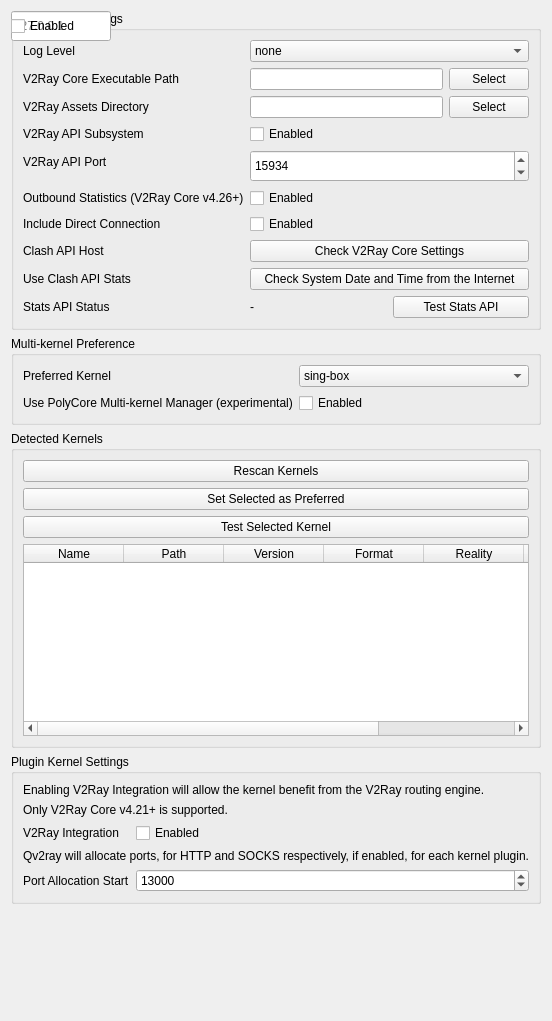
     <widget class="QWidget" name="kernelSettingsPage">
      <attribute name="title">
       <string>Kernel Settings</string>
      </attribute>
      <layout class="QVBoxLayout" name="verticalLayout_6">
       <item>
        <widget class="QGroupBox" name="vcoresettingsGroupBox">
         <property name="title">
          <string>V2Ray Core Settings</string>
         </property>
         <layout class="QFormLayout" name="formLayout_10">
          <item row="0" column="0">
           <widget class="QLabel" name="label">
            <property name="text">
             <string>Log Level</string>
            </property>
            <property name="textFormat">
             <enum>Qt::PlainText</enum>
            </property>
           </widget>
          </item>
          <item row="0" column="1">
           <widget class="QComboBox" name="logLevelComboBox">
            <property name="sizePolicy">
             <sizepolicy hsizetype="Minimum" vsizetype="Fixed">
              <horstretch>0</horstretch>
              <verstretch>0</verstretch>
             </sizepolicy>
            </property>
            <property name="minimumSize">
             <size>
              <width>150</width>
              <height>0</height>
             </size>
            </property>
            <item>
             <property name="text">
              <string>none</string>
             </property>
            </item>
            <item>
             <property name="text">
              <string>debug</string>
             </property>
            </item>
            <item>
             <property name="text">
              <string>info</string>
             </property>
            </item>
            <item>
             <property name="text">
              <string>warning</string>
             </property>
            </item>
            <item>
             <property name="text">
              <string>error</string>
             </property>
            </item>
           </widget>
          </item>
          <item row="1" column="0">
           <widget class="QLabel" name="label_46">
            <property name="text">
             <string>V2Ray Core Executable Path</string>
            </property>
            <property name="textFormat">
             <enum>Qt::PlainText</enum>
            </property>
           </widget>
          </item>
          <item row="1" column="1">
           <layout class="QHBoxLayout" name="horizontalLayout_3">
            <item>
             <widget class="QLineEdit" name="vCorePathTxt">
              <property name="placeholderText">
               <string/>
              </property>
             </widget>
            </item>
            <item>
             <widget class="QPushButton" name="selectVCoreBtn">
              <property name="text">
               <string>Select</string>
              </property>
             </widget>
            </item>
           </layout>
          </item>
          <item row="2" column="0">
           <widget class="QLabel" name="label_15">
            <property name="text">
             <string>V2Ray Assets Directory</string>
            </property>
            <property name="textFormat">
             <enum>Qt::PlainText</enum>
            </property>
           </widget>
          </item>
          <item row="2" column="1">
           <layout class="QHBoxLayout" name="horizontalLayout_7">
            <item>
             <widget class="QLineEdit" name="vCoreAssetsPathTxt"/>
            </item>
            <item>
             <widget class="QPushButton" name="selectVAssetBtn">
              <property name="text">
               <string>Select</string>
              </property>
             </widget>
            </item>
           </layout>
          </item>
          <item row="7" column="0" colspan="2">
           <widget class="QPushButton" name="checkVCoreSettings">
            <property name="text">
             <string>Check V2Ray Core Settings</string>
            </property>
           </widget>
          </item>
          <item row="8" column="0" colspan="2">
           <widget class="QPushButton" name="pushButton">
            <property name="text">
             <string>Check System Date and Time from the Internet</string>
            </property>
           </widget>
          </item>
          <item row="3" column="0">
           <widget class="QLabel" name="label_68">
            <property name="text">
             <string>V2Ray API Subsystem</string>
            </property>
            <property name="textFormat">
             <enum>Qt::PlainText</enum>
            </property>
           </widget>
          </item>
          <item row="3" column="1">
           <widget class="QCheckBox" name="enableAPI">
            <property name="text">
             <string>Enabled</string>
            </property>
           </widget>
          </item>
          <item row="4" column="0">
           <widget class="QLabel" name="label_8">
            <property name="text">
             <string>V2Ray API Port</string>
            </property>
            <property name="textFormat">
             <enum>Qt::PlainText</enum>
            </property>
           </widget>
          </item>
          <item row="4" column="1">
           <widget class="QSpinBox" name="statsPortBox">
            <property name="minimumSize">
             <size>
              <width>116</width>
              <height>32</height>
             </size>
            </property>
            <property name="minimum">
             <number>1024</number>
            </property>
            <property name="maximum">
             <number>65535</number>
            </property>
            <property name="value">
             <number>15934</number>
            </property>
           </widget>
          </item>
          <item row="7" column="0">
           <widget class="QLabel" name="label_apiHost">
            <property name="text">
             <string>Clash API Host</string>
            </property>
           </widget>
          </item>
          <item row="7" column="1">
           <widget class="QLineEdit" name="apiHostTxt">
            <property name="placeholderText">
             <string>127.0.0.1</string>
            </property>
           </widget>
          </item>
          <item row="8" column="0">
           <widget class="QLabel" name="label_useClashAPIStats">
            <property name="text">
             <string>Use Clash API Stats</string>
            </property>
           </widget>
          </item>
          <item row="8" column="1">
           <widget class="QCheckBox" name="useClashAPIStatsCB">
            <property name="text">
             <string>Enabled</string>
            </property>
           </widget>
          </item>
          <item row="9" column="0">
           <widget class="QLabel" name="label_apiStatus">
            <property name="text">
             <string>Stats API Status</string>
            </property>
           </widget>
          </item>
          <item row="9" column="1">
           <layout class="QHBoxLayout" name="horizontalLayout_api">
            <item>
             <widget class="QLabel" name="apiStatusLabel">
              <property name="text">
               <string>-</string>
              </property>
             </widget>
            </item>
            <item>
             <widget class="QPushButton" name="testApiBtn">
              <property name="text">
               <string>Test Stats API</string>
              </property>
             </widget>
            </item>
           </layout>
          </item>
          <item row="5" column="0">
           <widget class="QLabel" name="label_37">
            <property name="text">
             <string>Outbound Statistics (V2Ray Core v4.26+)</string>
            </property>
           </widget>
          </item>
          <item row="5" column="1">
           <widget class="QCheckBox" name="V2RayOutboundStatsCB">
            <property name="toolTip">
             <string>Currently:
- vmess/shadowsocks/socks/http will be treated as PROXY.
- freedom will be treated as DIRECT
- blackhole will be treated as BLOCK</string>
            </property>
            <property name="text">
             <string>Enabled</string>
            </property>
           </widget>
          </item>
          <item row="6" column="0">
           <widget class="QLabel" name="label_31">
            <property name="text">
             <string>Include Direct Connection</string>
            </property>
           </widget>
          </item>
          <item row="6" column="1">
           <widget class="QCheckBox" name="hasDirectStatisticsCB">
            <property name="text">
             <string>Enabled</string>
            </property>
           </widget>
          </item>
         </layout>
        </widget>
       </item>
       <item>
        <widget class="QGroupBox" name="kernelPreferredGroupBox">
         <property name="title">
          <string>Multi-kernel Preference</string>
         </property>
         <layout class="QFormLayout" name="formLayout_kernel">
          <item row="0" column="0">
           <widget class="QLabel" name="label_prefKernel">
            <property name="text">
             <string>Preferred Kernel</string>
            </property>
           </widget>
          </item>
          <item row="0" column="1">
           <widget class="QComboBox" name="preferredKernelCombo">
            <item><property name="text"><string>sing-box</string></property></item>
            <item><property name="text"><string>mihomo</string></property></item>
            <item><property name="text"><string>xray</string></property></item>
            <item><property name="text"><string>v2ray</string></property></item>
           </widget>
          </item>
          <item row="1" column="0">
           <widget class="QLabel" name="label_usePolyCore">
            <property name="text">
             <string>Use PolyCore Multi-kernel Manager (experimental)</string>
            </property>
           </widget>
          </item>
          <item row="1" column="1">
           <widget class="QCheckBox" name="usePolyCoreCB">
            <property name="text">
             <string>Enabled</string>
            </property>
           </widget>
          </item>
         </layout>
        </widget>
       </item>
       <item>
        <widget class="QGroupBox" name="kernelDetectedGroupBox">
         <property name="title">
          <string>Detected Kernels</string>
         </property>
         <layout class="QVBoxLayout" name="verticalLayout_kernelDetected">
          <item>
           <widget class="QPushButton" name="kernelRescanBtn">
            <property name="text">
             <string>Rescan Kernels</string>
            </property>
           </widget>
          </item>
          <item>
           <widget class="QPushButton" name="kernelSetPreferredBtn">
            <property name="text">
             <string>Set Selected as Preferred</string>
            </property>
           </widget>
          </item>
          <item>
           <widget class="QPushButton" name="testKernelBtn">
            <property name="text">
             <string>Test Selected Kernel</string>
            </property>
           </widget>
          </item>
          <item>
           <widget class="QTableWidget" name="kernelListTable">
            <column>
             <property name="text">
              <string>Name</string>
             </property>
            </column>
            <column>
             <property name="text">
              <string>Path</string>
             </property>
            </column>
            <column>
             <property name="text">
              <string>Version</string>
             </property>
            </column>
            <column>
             <property name="text">
              <string>Format</string>
             </property>
            </column>
            <column>
             <property name="text">
              <string>Reality</string>
             </property>
            </column>
            <column>
             <property name="text">
              <string>Anylts</string>
             </property>
            </column>
            <column>
             <property name="text">
              <string>Protocols</string>
             </property>
            </column>
           </widget>
          </item>
         </layout>
        </widget>
       </item>
       <item>
        <widget class="QGroupBox" name="groupBox_7">
         <property name="title">
          <string>Plugin Kernel Settings</string>
         </property>
         <layout class="QFormLayout" name="formLayout_6">
          <item row="0" column="0" colspan="2">
           <widget class="QLabel" name="label_62">
            <property name="text">
             <string>Enabling V2Ray Integration will allow the kernel benefit from the V2Ray routing engine.</string>
            </property>
            <property name="textFormat">
             <enum>Qt::PlainText</enum>
            </property>
           </widget>
          </item>
          <item row="2" column="0">
           <widget class="QLabel" name="label_57">
            <property name="text">
             <string>V2Ray Integration</string>
            </property>
            <property name="textFormat">
             <enum>Qt::PlainText</enum>
            </property>
           </widget>
          </item>
          <item row="2" column="1">
           <widget class="QCheckBox" name="pluginKernelV2RayIntegrationCB">
            <property name="toolTip">
             <string>If not checked, these features will be disabled:

Advanced Routing Settings
Bypass CN websites and IPs
Direct connection of Local LAN addresses
Custom DNS Settings</string>
            </property>
            <property name="text">
             <string>Enabled</string>
            </property>
           </widget>
          </item>
          <item row="3" column="0" colspan="2">
           <widget class="QLabel" name="label_63">
            <property name="text">
             <string>Qv2ray will allocate ports, for HTTP and SOCKS respectively, if enabled, for each kernel plugin.</string>
            </property>
            <property name="textFormat">
             <enum>Qt::PlainText</enum>
            </property>
           </widget>
          </item>
          <item row="4" column="0">
           <widget class="QLabel" name="label_58">
            <property name="text">
             <string>Port Allocation Start</string>
            </property>
            <property name="textFormat">
             <enum>Qt::PlainText</enum>
            </property>
           </widget>
          </item>
          <item row="4" column="1">
           <widget class="QSpinBox" name="pluginKernelPortAllocateCB">
            <property name="minimum">
             <number>1</number>
            </property>
            <property name="maximum">
             <number>65535</number>
            </property>
            <property name="value">
             <number>13000</number>
            </property>
           </widget>
          </item>
          <item row="1" column="0" colspan="2">
           <widget class="QLabel" name="label_64">
            <property name="text">
             <string>Only V2Ray Core v4.21+ is supported.</string>
            </property>
            <property name="textFormat">
             <enum>Qt::PlainText</enum>
            </property>
           </widget>
          </item>
         </layout>
        </widget>
       </item>
       <item>
        <spacer name="verticalSpacer_5">
         <property name="orientation">
          <enum>Qt::Vertical</enum>
         </property>
         <property name="sizeHint" stdset="0">
          <size>
           <width>20</width>
           <height>106</height>
          </size>
         </property>
        </spacer>
       </item>
      </layout>
     </widget>
